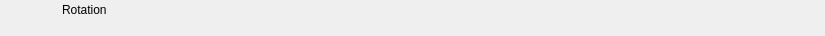
<?xml version="1.0" encoding="UTF-8"?>
<ui version="4.0">
 <class>RundownRotationWidget</class>
 <widget class="QWidget" name="RundownRotationWidget">
  <property name="geometry">
   <rect>
    <x>0</x>
    <y>0</y>
    <width>825</width>
    <height>36</height>
   </rect>
  </property>
  <layout class="QHBoxLayout" name="horizontalLayout">
   <property name="spacing">
    <number>0</number>
   </property>
   <property name="margin">
    <number>0</number>
   </property>
   <item>
    <widget class="QFrame" name="frameItem">
     <property name="sizePolicy">
      <sizepolicy hsizetype="Preferred" vsizetype="Fixed">
       <horstretch>0</horstretch>
       <verstretch>0</verstretch>
      </sizepolicy>
     </property>
     <property name="minimumSize">
      <size>
       <width>0</width>
       <height>36</height>
      </size>
     </property>
     <widget class="QLabel" name="labelIcon">
      <property name="geometry">
       <rect>
        <x>22</x>
        <y>2</y>
        <width>32</width>
        <height>32</height>
       </rect>
      </property>
      <property name="text">
       <string/>
      </property>
      <property name="pixmap">
       <pixmap resource="../Widgets.qrc">:/Graphics/Images/Rotation.png</pixmap>
      </property>
      <property name="scaledContents">
       <bool>true</bool>
      </property>
     </widget>
     <widget class="QLabel" name="labelChannel">
      <property name="geometry">
       <rect>
        <x>0</x>
        <y>0</y>
        <width>0</width>
        <height>0</height>
       </rect>
      </property>
      <property name="text">
       <string></string>
      </property>
     </widget>
     <widget class="QLabel" name="labelLabel">
      <property name="geometry">
       <rect>
        <x>62</x>
        <y>2</y>
        <width>5000</width>
        <height>16</height>
       </rect>
      </property>
      <property name="text">
       <string>Rotation</string>
      </property>
     </widget>
     <widget class="QLabel" name="labelVideolayer">
      <property name="geometry">
       <rect>
        <x>140</x>
        <y>19</y>
        <width>40</width>
        <height>16</height>
       </rect>
      </property>
      <property name="text">
       <string></string>
      </property>
     </widget>
     <widget class="QLabel" name="labelColor">
      <property name="geometry">
       <rect>
        <x>0</x>
        <y>0</y>
        <width>18</width>
        <height>36</height>
       </rect>
      </property>
      <property name="text">
       <string/>
      </property>
     </widget>
     <widget class="QLabel" name="labelGroupColor">
      <property name="geometry">
       <rect>
        <x>0</x>
        <y>0</y>
        <width>6</width>
        <height>36</height>
       </rect>
      </property>
      <property name="text">
       <string/>
      </property>
     </widget>
     <widget class="QLabel" name="labelDevice">
      <property name="geometry">
       <rect>
        <x>62</x>
        <y>19</y>
        <width>75</width>
        <height>16</height>
       </rect>
      </property>
      <property name="text">
       <string></string>
      </property>
     </widget>
     <widget class="QLabel" name="labelDelay">
      <property name="geometry">
       <rect>
        <x>185</x>
        <y>19</y>
        <width>55</width>
        <height>16</height>
       </rect>
      </property>
      <property name="text">
       <string></string>
      </property>
     </widget>
     <widget class="QLabel" name="labelRemoteTriggerId">
      <property name="geometry">
       <rect>
        <x>245</x>
        <y>19</y>
        <width>70</width>
        <height>16</height>
       </rect>
      </property>
      <property name="text">
       <string></string>
      </property>
     </widget>
    </widget>
   </item>
   <item>
    <widget class="QFrame" name="frameStatus">
     <property name="minimumSize">
      <size>
       <width>77</width>
       <height>0</height>
      </size>
     </property>
     <property name="maximumSize">
      <size>
       <width>77</width>
       <height>16777215</height>
      </size>
     </property>
     <widget class="QLabel" name="labelGpiConnected">
      <property name="geometry">
       <rect>
        <x>1</x>
        <y>2</y>
        <width>32</width>
        <height>32</height>
       </rect>
      </property>
      <property name="minimumSize">
       <size>
        <width>32</width>
        <height>32</height>
       </size>
      </property>
      <property name="maximumSize">
       <size>
        <width>32</width>
        <height>32</height>
       </size>
      </property>
      <property name="lineWidth">
       <number>0</number>
      </property>
      <property name="text">
       <string/>
      </property>
      <property name="pixmap">
       <pixmap resource="../Widgets.qrc">:/Graphics/Images/GpiConnected.png</pixmap>
      </property>
      <property name="scaledContents">
       <bool>true</bool>
      </property>
     </widget>
     <widget class="QLabel" name="labelDisconnected">
      <property name="geometry">
       <rect>
        <x>32</x>
        <y>2</y>
        <width>32</width>
        <height>32</height>
       </rect>
      </property>
      <property name="minimumSize">
       <size>
        <width>32</width>
        <height>32</height>
       </size>
      </property>
      <property name="maximumSize">
       <size>
        <width>32</width>
        <height>32</height>
       </size>
      </property>
      <property name="text">
       <string/>
      </property>
      <property name="pixmap">
       <pixmap resource="../Widgets.qrc">:/Graphics/Images/Disconnected.png</pixmap>
      </property>
      <property name="scaledContents">
       <bool>true</bool>
      </property>
     </widget>
     <widget class="QLabel" name="labelActiveColor">
      <property name="geometry">
       <rect>
        <x>69</x>
        <y>0</y>
        <width>8</width>
        <height>36</height>
       </rect>
      </property>
      <property name="minimumSize">
       <size>
        <width>8</width>
        <height>36</height>
       </size>
      </property>
      <property name="maximumSize">
       <size>
        <width>8</width>
        <height>36</height>
       </size>
      </property>
      <property name="text">
       <string/>
      </property>
     </widget>
    </widget>
   </item>
  </layout>
 </widget>
 <resources>
  <include location="../Widgets.qrc"/>
 </resources>
 <connections/>
 <slots>
  <slot>addToCombo()</slot>
 </slots>
</ui>
